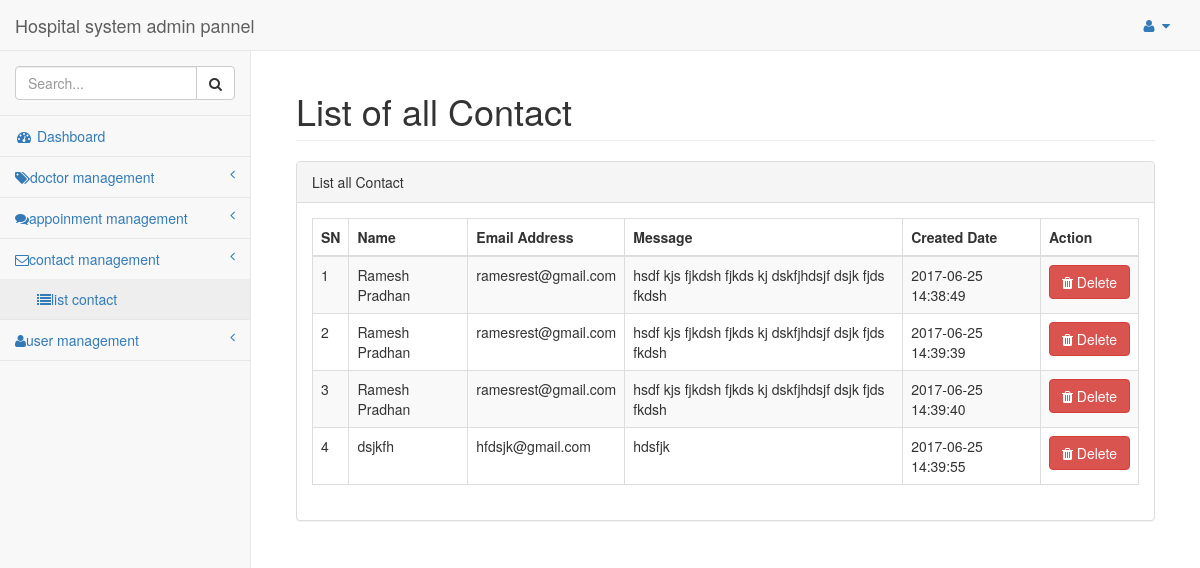
Screenshot of /admin/list_contact.php (signed in) with the database file from the repository.
### tables this page shows
CREATE TABLE `tbl_contact` (
  `id` int(11) NOT NULL,
  `contact_name` varchar(55) NOT NULL,
  `email` varchar(55) NOT NULL,
  `message` text NOT NULL,
  `created_date` datetime NOT NULL
);

### admin/class/common.php (called while the page is built, shortened)
<?php
abstract class Common{
	function select($sql){
		$conn = new mysqli('localhost','root','','db_hospital');
		$res = $conn->query($sql);
		$data = [];
		if($res->num_rows > 0){
			while ($row = $res->fetch_assoc()) {
				array_push($data, $row);
			}
		}
		return $data ;
	}
}
?>

### admin/class/contact.class.php (called while the page is built, shortened)
<?php
require_once "common.php";
class Contact extends Common{
	public function index()
	{
		$sql = "SELECT * FROM tbl_contact";
		$list = $this->select($sql);
		return $list;
	}
}
?>

### admin/list_contact.php (the view, shortened to what this page needs)
<?php
 require_once "header.php";
 require_once "class/contact.class.php";
 $con = new Contact();
 $conlist = $con->index();
?>
        <div id="page-wrapper">
            <div class="container-fluid">
                <div class="row">
                    <div class="col-lg-12">
                        <h1 class="page-header">List of all Contact</h1>
                    </div>
                </div>
                <div class="row">
                <div class="col-lg-12">
                    <div class="panel panel-default">
                        <div class="panel-heading">
                            List all Contact
                        </div>
                        <div class="panel-body">
                            <table width="100%" class="table table-striped table-bordered table-hover" id="dataTables-example">
                                <thead>
                                    <tr>
                                        <th>SN</th>
                                        <th>Name</th>
                                        <th>Email Address</th>
                                        <th>Message</th>
                                        <th>Created Date</th>
                                        <th>Action</th>
                                    </tr>
                                </thead>
                                <tbody>
                                <?php $i = 1; foreach($conlist as $cl){ ?>
                                     <tr class="odd gradeX">
                                        <td><?php echo $i++; ?></td>
                                        <td><?php echo $cl['contact_name'] ?></td>
                                        <td><?php echo $cl['email'] ?></td>
                                        <td><?php echo $cl['message'] ?></td>
                                        <td><?php echo $cl['created_date'] ?></td>
                                        <td class="center"><a href="delete_contact.php?id=<?php echo $cl['id'] ?>" class="btn btn-danger" onclick="return confirm('Do you want to delete ?')"><i class="fa fa-trash"></i> Delete</a>
                                    </tr>
                                    <?php } ?>
                                </tbody>
                            </table>
                        </div>
                    </div>
                </div>
            </div>
            </div>
        </div>
        <?php require_once "footer.php" ?>

### rows the page displays
tbl_contact: contact_name "Ramesh Pradhan", email "ramesrest@gmail.com", message "hsdf kjs fjkdsh fjkds kj dskfjhdsjf dsjk fjds fkdsh", created_date "2017-06-25 14:38:49"
tbl_contact: contact_name "Ramesh Pradhan", email "ramesrest@gmail.com", message "hsdf kjs fjkdsh fjkds kj dskfjhdsjf dsjk fjds fkdsh", created_date "2017-06-25 14:39:39"
tbl_contact: contact_name "Ramesh Pradhan", email "ramesrest@gmail.com", message "hsdf kjs fjkdsh fjkds kj dskfjhdsjf dsjk fjds fkdsh", created_date "2017-06-25 14:39:40"
tbl_contact: contact_name "dsjkfh", email "hfdsjk@gmail.com", message "hdsfjk", created_date "2017-06-25 14:39:55"
